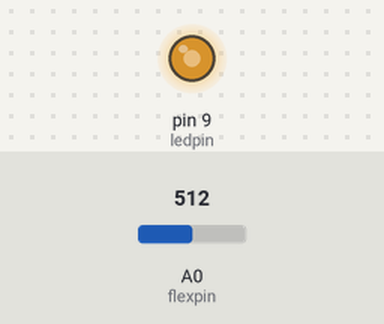
This sketch was run on a simulated Arduino Uno, built with avr-gcc and run on an emulated ATmega328P. On the bench: output pins drawn as LEDs (lit = HIGH). The inputs (shaded band) are chosen by the test bench; at power-on: A0 (flexpin) = 512. What the sketch prints to the serial monitor is not drawn.

Above: at 1.8 s.
1.9 s: A0 (flexpin) set to 716
At 2.9 s:
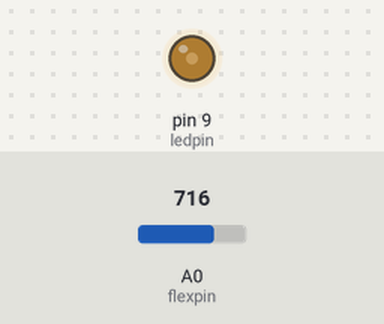
3.5 s: A0 (flexpin) set to 900
At 4.4 s:
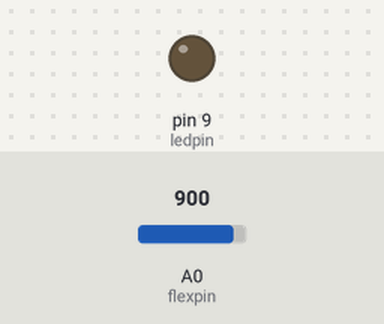
5.5 s: A0 (flexpin) set to 890
At 7.2 s:
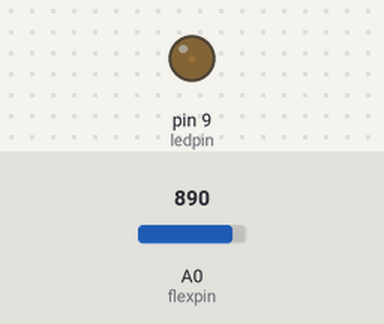
7.5 s: A0 (flexpin) set to 306
At 8.8 s:
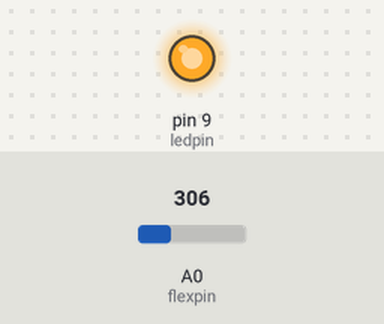
9.5 s: A0 (flexpin) set to 1023
At 10.3 s:
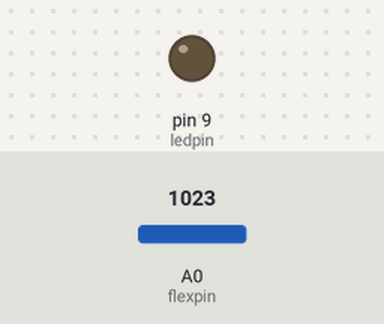
Timing chart, 0 to 12.5 s (numbered marks = the images above; inputs shaded):
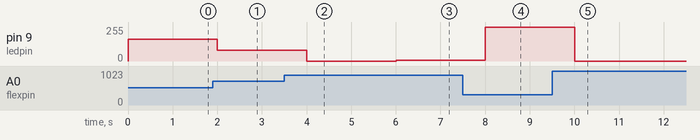

The sketch:

fluxsensor.ino
```cpp
const int flexpin=A0;
const int ledpin=9;
void setup() {
  // put your setup code here, to run once:
Serial.begin(9600);
pinMode(ledpin,OUTPUT);
}
void loop() {
  // put your main code here, to run repeatedly:
int sensorvalue=analogRead(flexpin);
int ledBrightness=map(sensorvalue,300,900,255,0);
ledBrightness=constrain(ledBrightness,0,255);
analogWrite(ledpin,ledBrightness);
Serial.print("Flex Sensor Value");
Serial.print(sensorvalue);
Serial.print("Led Brightness");
Serial.print(ledBrightness);
delay(1000);
}
```

Measured:
- after the input at 1.9 s, pin 9 (ledpin): 165/255 → 79/255 after 0.10 s
- after the input at 3.5 s, pin 9 (ledpin): 79/255 → 0/255 after 0.50 s
- after the input at 5.5 s, pin 9 (ledpin): 0/255 → 5/255 after 0.50 s
- after the input at 7.5 s, pin 9 (ledpin): 5/255 → 253/255 after 0.51 s
- after the input at 9.5 s, pin 9 (ledpin): 253/255 → 0/255 after 0.51 s
